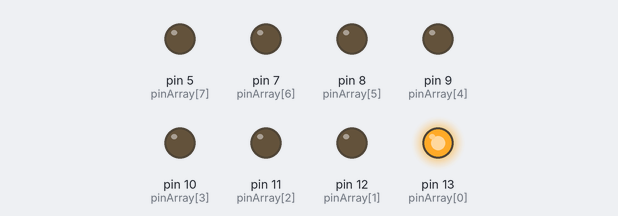
Recording of a sketch running on a simulated Arduino Uno, built with avr-gcc and run on an emulated ATmega328P. Shown: output pins drawn as LEDs (lit = HIGH).

Above: at 0.04 s.
At 1.58 s:
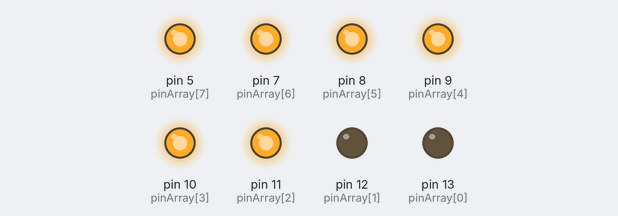
At 3.2 s:
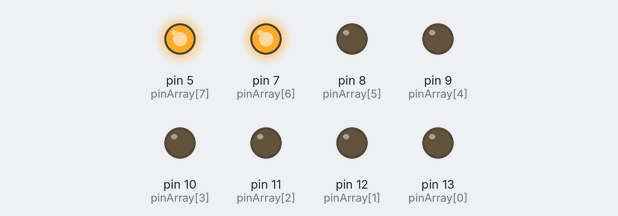
At 5.68 s:
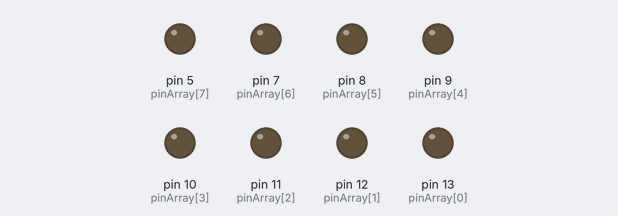
At 8.67 s:
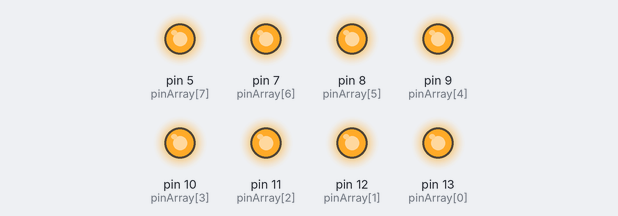
At 11.9 s:
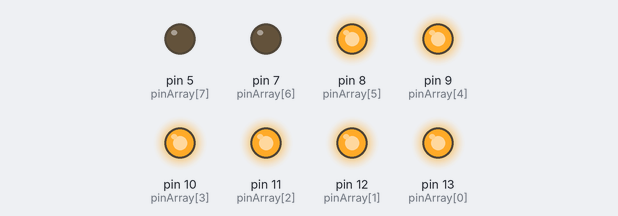
Timing chart, 0 to 12.2 s (numbered marks = the images above):
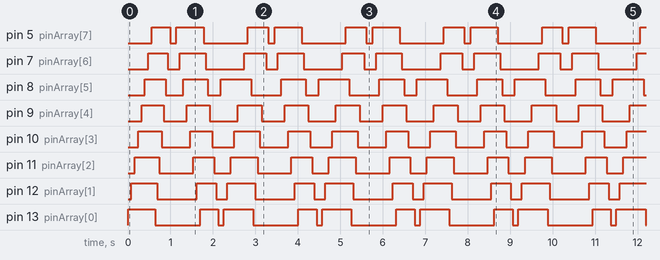

Measured:
- by itself, pin 5 (pinArray[7]): repeats every 2.3 s: LOW 0.15 s, HIGH 0.64 s, LOW 1.0 s, HIGH 0.48 s
- by itself, pin 7 (pinArray[6]): repeats every 2.3 s: LOW 0.28 s, HIGH 0.61 s, LOW 0.91 s, HIGH 0.51 s
- by itself, pin 8 (pinArray[5]): moves between LOW and HIGH, repeating every 9.2 s
- by itself, pin 9 (pinArray[4]): alternates HIGH for 0.55 s and LOW for 0.60 s
- by itself, pin 10 (pinArray[3]): repeats every 2.3 s: LOW 0.67 s, HIGH 0.52 s, LOW 0.52 s, HIGH 0.60 s
- by itself, pin 11 (pinArray[2]): repeats every 2.3 s: LOW 0.80 s, HIGH 0.49 s, LOW 0.39 s, HIGH 0.63 s
- by itself, pin 12 (pinArray[1]): repeats every 2.3 s: LOW 0.93 s, HIGH 0.46 s, LOW 0.26 s, HIGH 0.66 s
- by itself, pin 13 (pinArray[0]): repeats every 2.3 s: LOW 1.1 s, HIGH 0.43 s, LOW 0.13 s, HIGH 0.69 s

The sketch:

AssignmentTwo.ino
```cpp
// last pin not six, six would go on whenever and not according to code
int pinArray[] = {13, 12, 11, 10, 9, 8, 7, 5};
int pinAmount = sizeof(pinArray) / sizeof(pinArray[0]);
int ledOn = 0;
int ledOff = 0;

void setup() {
  // put your setup code here, to run once:
  // setup all needed pins to output
 for(int i = 0; i < pinAmount; i++){
    pinMode(pinArray[i], OUTPUT);
 }
}

void loop() {
  // put your main code here, to run repeatedly:
  knightRiderRight();
  delay(100);
  knightRiderLeft();
}

// as long as ledOn is lower than amount of leds, led gets turned on
// after turn on as long as ledOff is lower than leds amound, led gets turned of
void knightRiderRight(){
  while(ledOn < pinAmount){
    turnOn(ledOn);
    ledOn++;
  }
  while(ledOff<pinAmount){
    turnOff(ledOff);
    ledOff++;
  }
}

// ledOn ledOff - 1 to get to correct corresponding pin location in array
// as long as ledOn is bigger then zero, led gets turned on. Stops when ledOn equals zero
void knightRiderLeft(){
  ledOn --;
  ledOff --;
  while(ledOn >= 0){
    turnOn(ledOn);
      ledOn--;
  }
// as long as ledOff is bigger than zero, led gets turned off. stops when ledOff equals zero
  while(ledOff >= 0){
    turnOff(ledOff);
    ledOff--;
  }
}

// function to turn on led in pinArray with 80ms delay.
void turnOn(int led){
  digitalWrite(pinArray[led], HIGH);
  delay(80);
}
// function to turn led of in pinArray with 50ms delay.
void turnOff(int led){
  digitalWrite(pinArray[led], LOW);
  delay(50);
}
```
